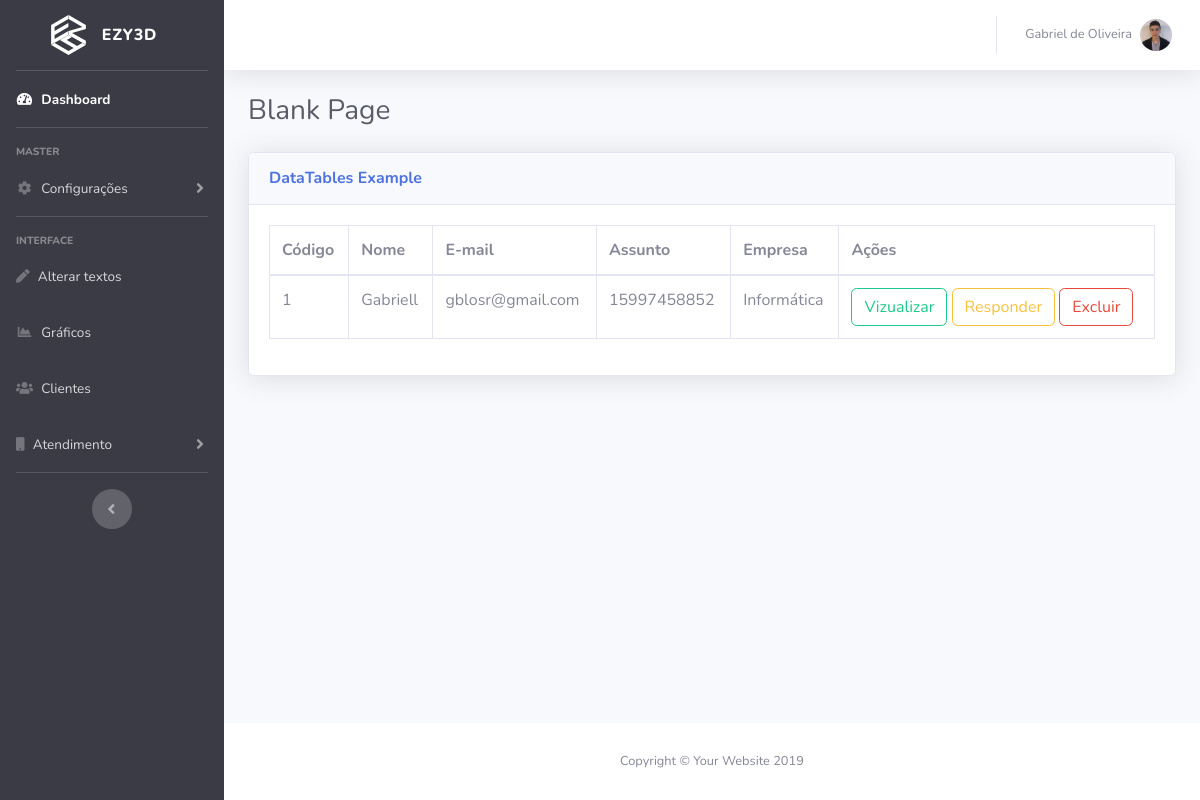
/site/dashboard/suporte.php (signed in), run on the app's committed database.
### tables this page shows
CREATE TABLE IF NOT EXISTS `cliente` (
  `idcliente` int(11) NOT NULL AUTO_INCREMENT,
  `nome` varchar(30) NOT NULL,
  `sobrenome` varchar(50) NOT NULL,
  `email` varchar(50) NOT NULL,
  `senha` varchar(40) NOT NULL,
  `telefone` char(11) NOT NULL,
  `pais` varchar(30) NOT NULL,
  `ramo` varchar(20) DEFAULT NULL,
  `empresa` varchar(20) DEFAULT NULL,
  PRIMARY KEY (`idcliente`)
);

### site/Classes/Conexao.php (called while the page is built, shortened)
<?php
class Conexao {
    private $usuario;
    private $senha;
    private $bd;
    private $conexao;
    public function __construct() {
        $this->usuario = "root";
        $this->senha = "";
        $this->bd = "batata";
        $this->servidor = "localhost";
    }
    public function conectar() {
        $this->conexao = new PDO("mysql:host=$this->servidor;dbname=$this->bd", $this->usuario, $this->senha,
            array(PDO::MYSQL_ATTR_INIT_COMMAND => "SET NAMES utf8"));
    }
    public function executarFetchAll($sql, $valores) {
        $comando = $this->conexao->prepare($sql);
        $comando->execute();
        return $comando->fetchAll();
    }
}
?>

### site/Classes/Crud.php (called while the page is built, shortened)
<?php
require_once "Conexao.php";
class Crud extends Conexao {
    public function consultar($coluna, $tabela, $restricao, $valores) {
        $sql = "SELECT $coluna FROM $tabela $restricao";
        return parent::executarFetchAll($sql, $valores);
    }
}
?>

### site/dashboard/suporte.php (the view, shortened to what this page needs)
<!DOCTYPE html>
<html lang="en">
<head>
  <link href="vendor/fontawesome-free/css/all.min.css" rel="stylesheet" type="text/css">
  <link href="css/sb-admin-2.min.css" rel="stylesheet">
</head>
<body id="page-top">
  <div id="wrapper">
    <?php
    include "menu.php";
    ?>
    <div class="container-fluid">
      <h1 class="h3 mb-4 text-gray-800">Blank Page</h1>
      <div class="card shadow mb-4">
        <div class="card-header py-3">
          <h6 class="m-0 font-weight-bold text-primary">DataTables Example</h6>
        </div>
        <div class="card-body">
          <div class="table-responsive">
            <table class="table table-bordered" id="dataTable" width="100%" cellspacing="0">
              <thead>
                <tr>
                  <th>Código</th>
                  <th>Nome</th>
                  <th>E-mail</th>
                  <th>Assunto</th>
                  <th>Empresa</th>
                  <?php if ($permissao == "@571824") {?>
                    <th>Ações</th>
                  <?php }?>
                </tr>
              </thead>
              <tbody>
               <?php
               require_once "../Classes/Conexao.php";
               $obj = new Usuario();
               $registro = $obj->consultar("*", "cliente", null, null);
               foreach ($registro as $cliente) {?>
                <tr>
                  <td><?=$cliente['idcliente']?></td>
                  <td><?=$cliente['nome']?></td>
                  <td><?=$cliente['email']?></td>
                  <td><?=$cliente['telefone']?></td>
                  <td><?=$cliente['ramo']?></td>
                  <?php if ($permissao == "@571824") {?>
                    <td>
                      <a class="btn btn-outline-success" id="btn-alterar" href="javascript:consultarCliente(<?=$cliente['idcliente']?>, 'consultar')">Vizualizar</a>
                      <a class="btn btn-outline-warning" onclick="return confirmar()"  href="javascript:excluirCliente(<?=$cliente['idcliente']?>, 'excluir')">Responder</a>
                      <a class="btn btn-outline-danger" onclick="return confirmar()"  href="javascript:excluirCliente(<?=$cliente['idcliente']?>, 'excluir')">Excluir</a>
                    </td>
                  <?php }?>
                </tr>
              <?php }?>
            </tbody>
          </table>
        </div>
      </div>
    </div>
  </div>
</div>
<footer class="sticky-footer bg-white">
  <div class="container my-auto">
    <div class="copyright text-center my-auto">
      <span>Copyright &copy; Your Website 2019</span>
    </div>
  </div>
</footer>
</div>
</div>
</body>
</html>

### data on the page
cliente: idcliente "1", nome "Gabriell", email "gblosr@gmail.com", telefone "15997458852", ramo "Informática"

### other printed values
$nome_admin "Gabriel de Oliveira"
